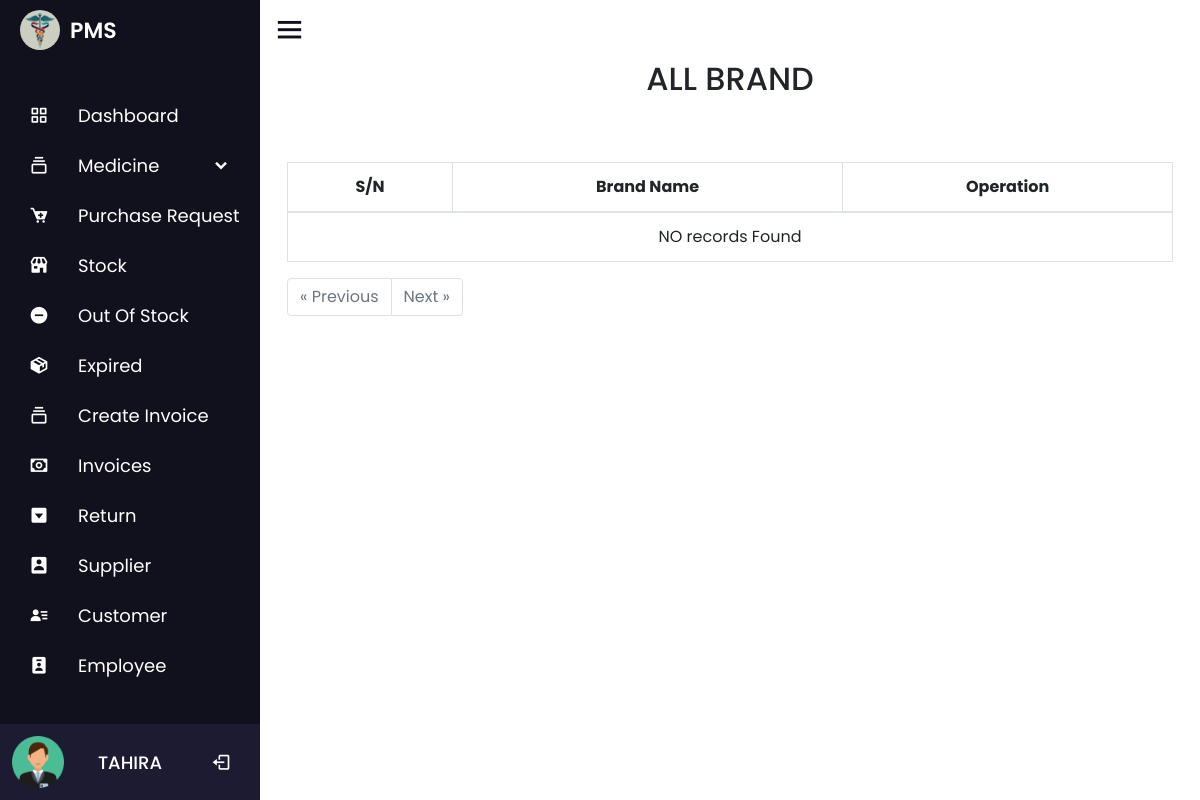
Page /brand.php (signed in) on the earlier database version.
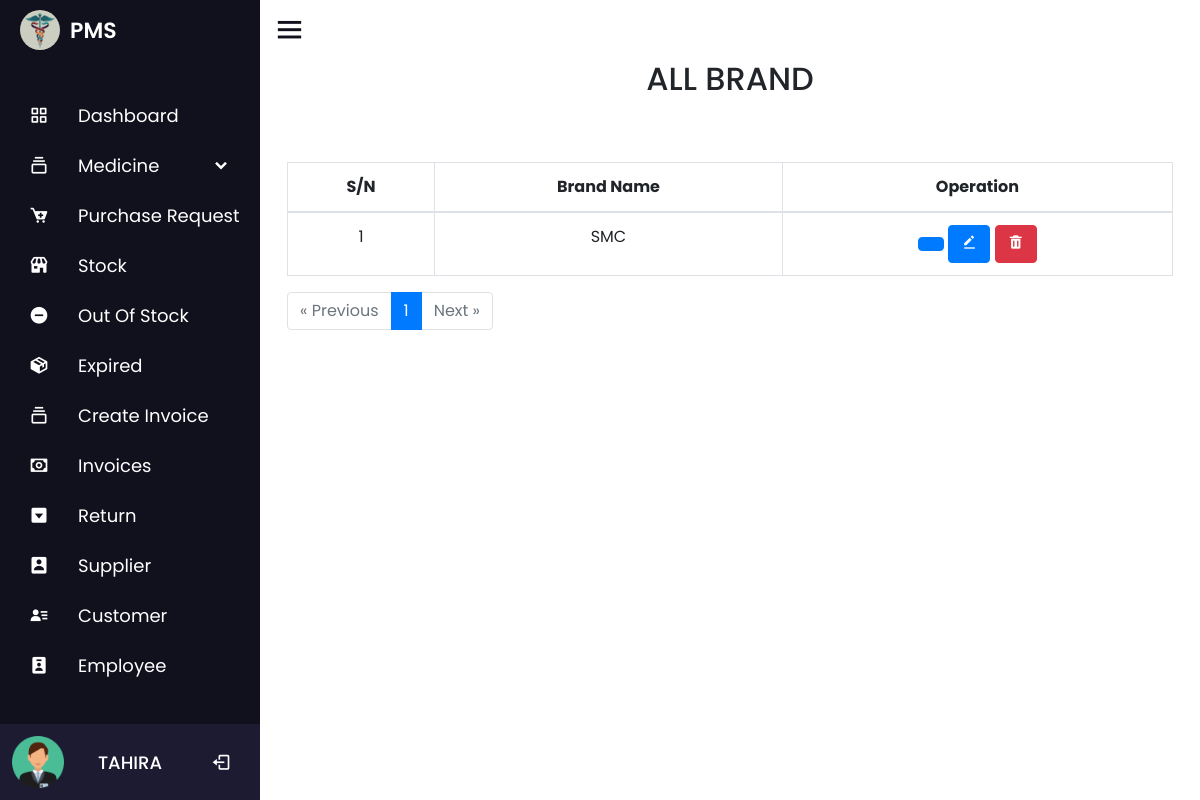
Same page on the later database version.
### tables this page shows
CREATE TABLE `medicine_brand` (
  `brand_id` int(11) NOT NULL,
  `brand_name` varchar(100) NOT NULL,
  `date` timestamp NOT NULL DEFAULT current_timestamp()
);

### brand.php (the view, shortened to what this page needs)
<?php
include 'nav/nav.php';
$results_per_page = 10;
$offset = 0;
if (isset($_GET['page']) && is_numeric($_GET['page'])) {
    $page = $_GET['page'];
    $offset = ($page - 1) * $results_per_page;
} else {
    $page = 1;
}
$query = "SELECT * FROM medicine_brand LIMIT $offset, $results_per_page";
$data = mysqli_query($conn, $query);
$total_results_query = mysqli_query($conn, "SELECT COUNT(*) AS total FROM medicine_brand");
$total_results_row = mysqli_fetch_assoc($total_results_query);
$total_results = $total_results_row['total'];
$total_pages = ceil($total_results / $results_per_page);
?>
<div class="container">
    <div class="title">
        <h2 class="text-center text-uppercase p-2">All Brand</h2>
        <a href="add_brand.php"><button class="col-2 btn btn-primary add_button"> Add Brand</button> </a>
    </div>
    <table id="zctb"class="display table table-bordered table-hover text-center" cellspacing="0" width="100%">
        <thead>
            <tr>
                <th>S/N</th>
                <th>Brand Name</th>
                <th>Operation</th>
            </tr>
        </thead>
        <tbody>
            <?php
            $c = $offset + 1;
            if ($total_results != 0) {
                while ($result = mysqli_fetch_assoc($data)) {
                    echo '
                    <tr>
                        <td>' . $c . '</td>
                        <td>' . $result['brand_name'] . '</td>
                        <td>
                            <a href="medicine_details.php?brandid=' . $result['brand_id'] . '" class="text-light"><button class="btn btn-primary"><i class="uil uil-eye"></i></button></a>
                            <a href="bupdate.php?updateid=' . $result['brand_id'] . '" class="text-light"><button class="btn btn-primary"><i class="bx bxs-edit-alt"></i></button></a>
                            <a href="brand.php?deleteid=' . $result['brand_id'] . '" class="text-light"><button class="btn btn-danger"><i class="bx bxs-trash"></i></button></a>
                        </td>
                    </tr>';
                    $c++;
                }
            } else {
                echo "<tr><td colspan='3'>NO records Found</td></tr>";
            }
            ?>
        </tbody>
    </table>
    <?php
    echo '<div class="pagination">';
    echo '<ul class="pagination">';
    if ($page > 1) {
        echo '<li class="page-item"><a class="page-link" href="?page=' . ($page - 1) . '">&laquo; Previous</a></li>';
    } else {
        echo '<li class="page-item disabled"><span class="page-link">&laquo; Previous</span></li>';
    }
    for ($i = 1; $i <= $total_pages; $i++) {
        if ($i == $page) {
            echo '<li class="page-item active"><span class="page-link">' . $i . '</span></li>';
        } else {
            echo '<li class="page-item"><a class="page-link" href="?page=' . $i . '">' . $i . '</a></li>';
        }
    }
    if ($page < $total_pages) {
        echo '<li class="page-item"><a class="page-link" href="?page=' . ($page + 1) . '">Next &raquo;</a></li>';
    } else {
        echo '<li class="page-item disabled"><span class="page-link">Next &raquo;</span></li>';
    }
    echo '</ul>';
    echo '</div>';
    ?>
</div>
<?php include 'nav/footer.php'; ?>

Differences in the rows shown:
added medicine_brand: brand_name "SMC"
Other differences:
new list line: "1"
text no longer shown: "NO records Found"
